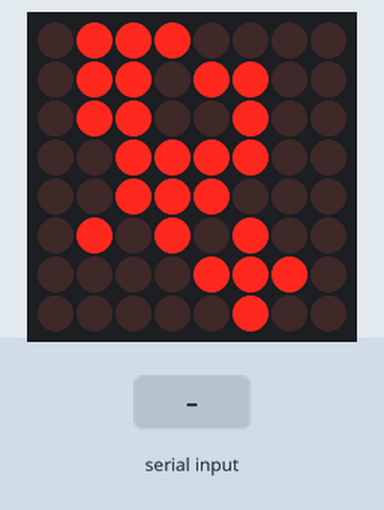
Simulated run of this sketch. Board: Arduino Uno, built with avr-gcc and run on an emulated ATmega328P. Shown: 8×8 LED matrix. The test bench sets the inputs (shaded band).

Above: at 3.2 s.
3.3 s: byte 30 received over Serial
At 4.5 s:
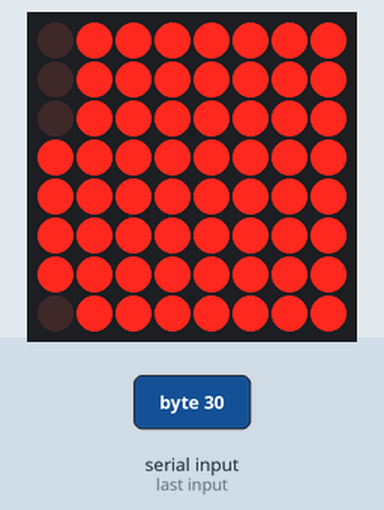
4.8 s: byte 90 received over Serial
At 5.7 s:
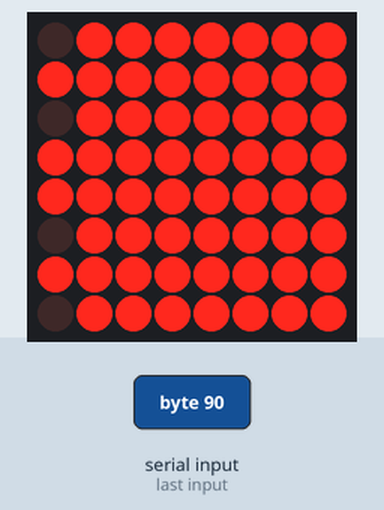
6.3 s: byte 120 received over Serial
At 6.8 s:
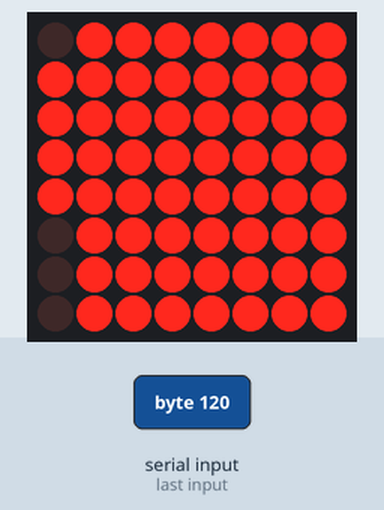
Timing chart, 0 to 9.3 s (numbered marks = the images above; inputs shaded):
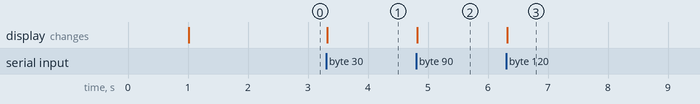

The sketch:

matrix_8x8.ino
```cpp
#include "LedControlMS.h"

#define NumMatrix 1       // Cuantas matrices vamos a usar


LedControl lc = LedControl(12, 11, 10, NumMatrix); // Creamos una instancia de LedControl
/*
  Pin 12 DIN
  Pin 11 CLK
  Pin 10 CS
*/

byte matrix[8] = {
  0x00,
  0xe4,
  0xf8,
  0x9c,
  0x5a,
  0x77,
  0x02,
  0x00,
};


void setup()
{
  Serial.begin(250000);
  delay(1000);
  for (int i = 0; i < NumMatrix ; i++)
  {
    lc.shutdown(i, false);   // Activar las matrices
    lc.setIntensity(i, 1);   // Poner el brillo a un valor intermedio
    lc.clearDisplay(i);      // Y borrar todo
  }
  for (int i; i < 8; i++) {
    lc.setColumn(0, i, matrix[i]);
  }
  delay(1000);
}

void loop()
{
  if (Serial.available() > 0) {
    byte matrix_release[8]
    {
      0,0,0,0,0,0,0,0
      };
    for (int i; i < 8; i++) {
      lc.setColumn(0, i, matrix_release[i]);
    }
    for (int i; i < 8; i++) {
      matrix_release[i] = Serial.read();
    }
    for (int i; i < 8; i++) {
      lc.setColumn(0, i, matrix_release[i]);
    }
  }
  delay(0);
}
```

Measured:
- after the input at 3.3 s, the display: changes at once (image 1)
- after the input at 4.8 s, the display: changes at once (image 2)
- after the input at 6.3 s, the display: changes at once (image 3)
